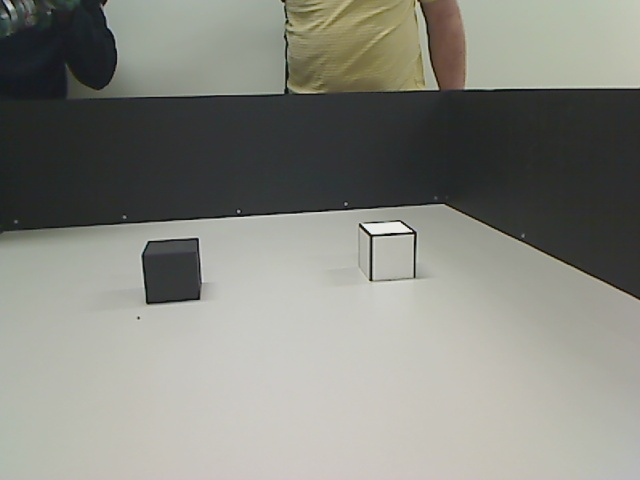
#> input picture Experiments/Vision/segmentation/black_white/cam_white_black_1.jpg, 640 x 480 px
$ python hsv_tracker_contour_canny.py cam_white_black_1.jpg
#> lines starting #> are read from the running program, lines starting #| are printed output that depends on the picture; after the words box and inside, x2 and y2 are one past the last pixel; in counts of white or black regions, pixels touching at a corner belong together
# -*- coding: utf-8 -*-

import cv2, os
import numpy as np
import argparse

DATA_DIRECTORY = "Data-HSV"

LOW_H = 0
LOW_S = 1
LOW_V = 2
HIGH_H = 3
HIGH_S = 4
HIGH_V = 5

if not os.path.exists(DATA_DIRECTORY):
    os.makedirs(DATA_DIRECTORY)

DATA_COUNT = len(os.listdir(DATA_DIRECTORY))

parser = argparse.ArgumentParser()
parser.add_argument('img')
parser.add_argument('-d', "--data", dest="data")
args = parser.parse_args()

img_bgr = cv2.imread(args.img, cv2.IMREAD_COLOR)
#> img_bgr is the input picture: shape (480, 640, 3); mean B, G, R 127, 134.6, 133.8

def nothing(x):
    pass

# Create a black image, a window
cv2.namedWindow('mask')
cv2.namedWindow('dst')

# create trackbars for color change
cv2.createTrackbar('Low-H','mask',0,180,nothing)
#> slider 'Low-H' is set to 36
cv2.createTrackbar('High-H','mask',0,180,nothing)
#> slider 'High-H' is set to 180
cv2.createTrackbar('Low-S','mask',0,255,nothing)
#> slider 'Low-S' is set to 51
cv2.createTrackbar('High-S','mask',0,255,nothing)
#> slider 'High-S' is set to 255
cv2.createTrackbar('Low-V','mask',0,255,nothing)
#> slider 'Low-V' is set to 51
cv2.createTrackbar('High-V','mask',0,255,nothing)
#> slider 'High-V' is set to 255

cv2.createTrackbar('lower-thresh','dst',0,255,nothing)
#> slider 'lower-thresh' is set to 51
cv2.createTrackbar('higher-thresh','dst',0,255,nothing)
#> slider 'higher-thresh' is set to 255

if (args.data):
    # Load data
    with open(args.data) as file:
        data = file.readline().split(", ")
        for i in range(len(data)):
            data[i] = int(data[i])

    cv2.setTrackbarPos('Low-H','mask', data[LOW_H])
    cv2.setTrackbarPos('High-H','mask', data[HIGH_H])
    cv2.setTrackbarPos('Low-S','mask', data[LOW_S])
    cv2.setTrackbarPos('High-S','mask', data[HIGH_S])
    cv2.setTrackbarPos('Low-V','mask', data[LOW_V])
    cv2.setTrackbarPos('High-V','mask', data[HIGH_V])

#cv2.imshow("real", img_bgr);

while True:
    img_hsv = cv2.cvtColor(img_bgr, cv2.COLOR_BGR2HSV)
#> img_hsv: shape (480, 640, 3); mean H, S, V 45.5, 21.2, 136.1

    # get current positions of trackers
    low_h = cv2.getTrackbarPos('Low-H','mask')
    high_h = cv2.getTrackbarPos('High-H','mask')
    low_s = cv2.getTrackbarPos('Low-S','mask')
    high_s = cv2.getTrackbarPos('High-S','mask')
    low_v = cv2.getTrackbarPos('Low-V','mask')
    high_v = cv2.getTrackbarPos('High-V','mask')

    # define range of blue color in HSV
    lower = np.array([low_h, low_s, low_v])
    upper = np.array([high_h, high_s, high_v])

    # Threshold the HSV image to get only blue colors
    mask = cv2.inRange(img_hsv, lower, upper)
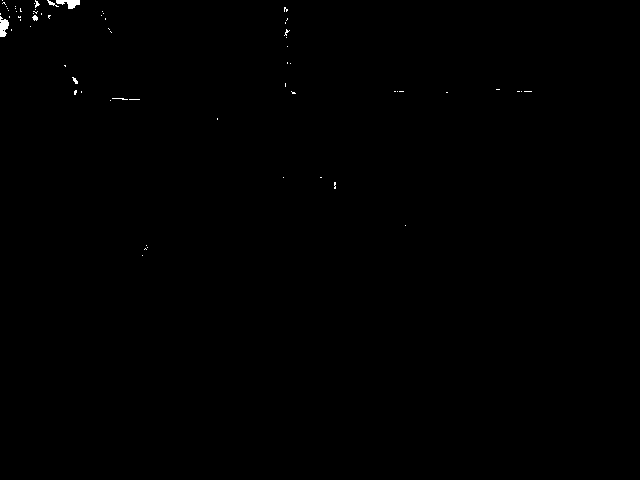
#> mask: shape (480, 640); 0.18% white; 66 white regions (60 under 20 px), largest, box (x1, y1, x2, y2) and area: (56, 0, 80, 9) 130, (0, 16, 9, 37) 129, (47, 0, 59, 7) 28, (32, 15, 38, 21) 24, (72, 77, 78, 84) 22, (35, 0, 40, 8) 20

    # Bitwise-AND mask and original image
    res = cv2.bitwise_and(img_bgr,img_bgr, mask= mask)

    # (find contours)
    lower_thresh = cv2.getTrackbarPos('lower-thresh','dst')
    higher_thresh = cv2.getTrackbarPos('higher-thresh','dst')
    #print(lower_thresh)
    #print(higher_thresh)

    gray = cv2.cvtColor(res, cv2.COLOR_BGR2GRAY)
    ret,thresh = cv2.threshold(gray,lower_thresh,higher_thresh, 0)
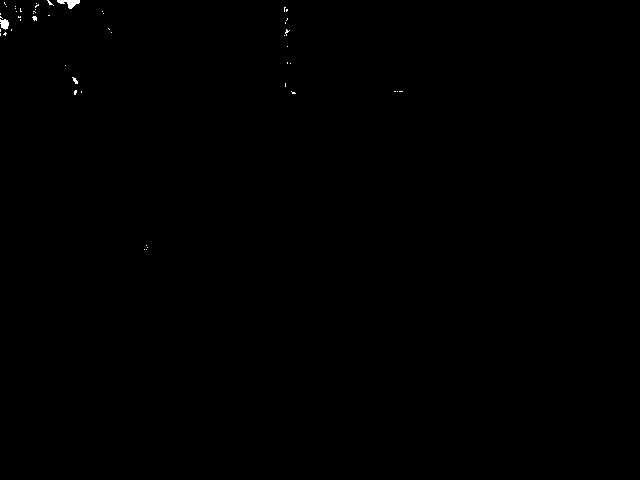
#> thresh: shape (480, 640); 0.12% white; 50 white regions (47 under 20 px)
#> ret = 51
    contours = cv2.findContours(thresh,cv2.RETR_TREE,cv2.CHAIN_APPROX_SIMPLE)
#> contours = 50 contours, 48 with area under 20; largest, box (x1, y1, x2, y2) and area: (57, 0, 80, 9) 84, (0, 19, 9, 30) 56
    new = img_bgr.copy()
#> (the run stopped early here; a loop or call above may not have finished)

$ run again, on Experiments/Vision/segmentation/black_white/cam_white_black_3.jpg
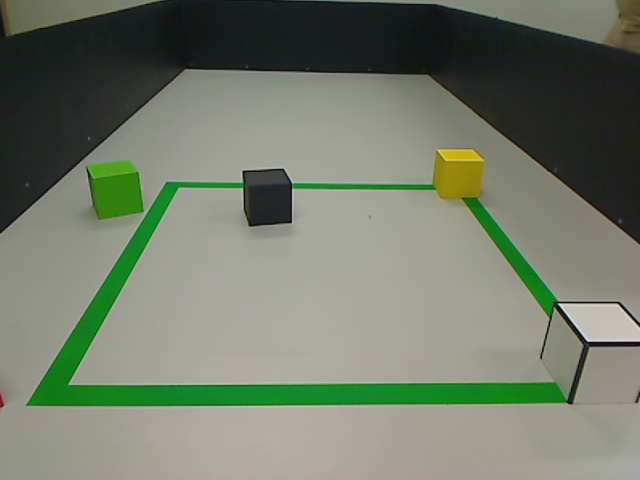
#> input picture Experiments/Vision/segmentation/black_white/cam_white_black_3.jpg, 640 x 480 px
#> img_bgr is the input picture: shape (480, 640, 3); mean B, G, R 107.2, 123.1, 115.1
#> img_hsv: shape (480, 640, 3); mean H, S, V 42.5, 43.1, 124.4
#> `mask = cv2.inRange(img_hsv, lower, upper)`:
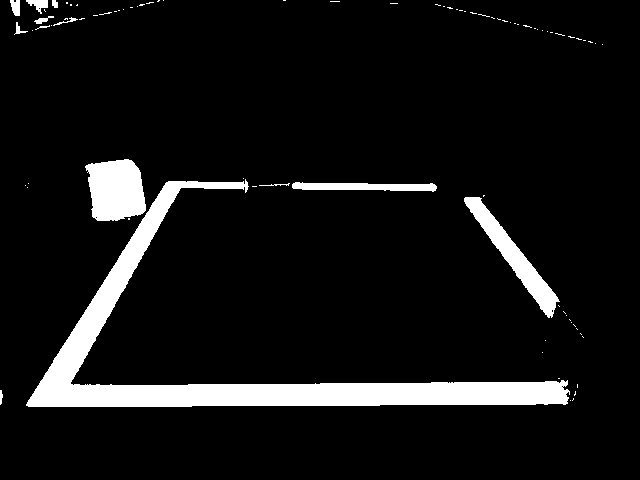
#> mask: shape (480, 640); 8.1% white; 85 white regions (72 under 20 px), largest, box (x1, y1, x2, y2) and area: (26, 179, 570, 407) 17538, (85, 159, 146, 221) 2995, (464, 197, 560, 318) 2442
#> `ret,thresh = cv2.threshold(gray,lower_thresh,higher_thresh, 0)`:
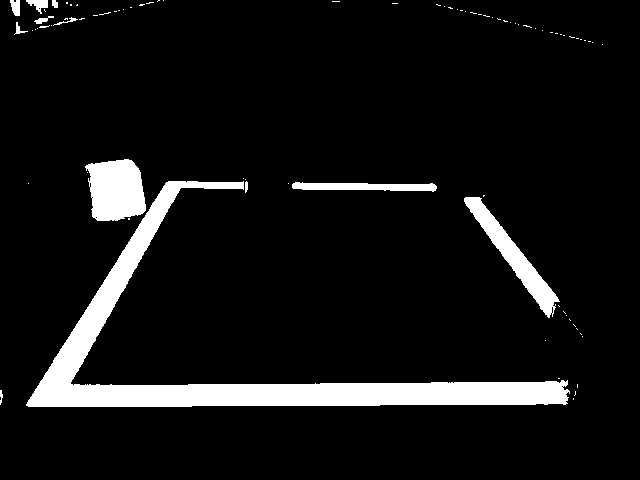
#> thresh: shape (480, 640); 8% white; 84 white regions (72 under 20 px)
#> ret = 51
#> contours = 90 contours, 80 with area under 20; largest, box (x1, y1, x2, y2) and area: (26, 181, 570, 407) 16677, (85, 159, 146, 221) 2880, (464, 197, 560, 318) 2288, (292, 182, 437, 192) 841, (26, 0, 48, 14) 126
